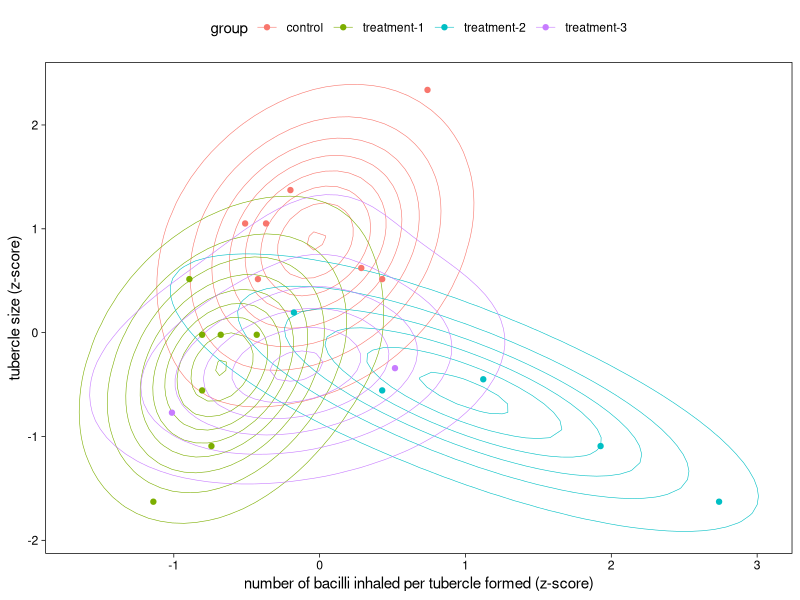
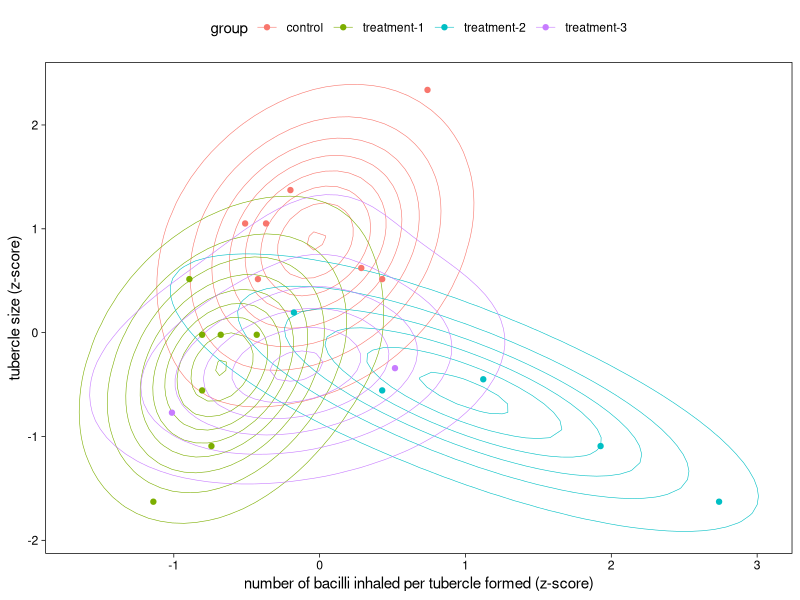

The R script that drew these images, in order:
# Reproduce figures/fig2-v2.eps

## Load the relevant libraries
library(dplyr)
library(ggplot2)
library(readr)

## Set the group labels
lbls <- c(
    "control", 
    "treatment-1", 
    "treatment-2",
    "treatment-3"
)

## Create the plot
pts <- 
    readr::read_csv("data/allison1962.csv") %>%
    dplyr::mutate(
        group = factor(group, labels = lbls),
        y1 = (y1 - mean(y1)) / sd(y1),
        y2 = (y2 - mean(y2)) / sd(y2)
    )

cntrs <-
    readr::read_csv("data/fig2-v2-f.csv") %>%
    dplyr::mutate(group = factor(j, labels = lbls))

p <- 
    cntrs %>%
    ggplot(aes(colour = group)) +
    geom_contour(aes(x = y1, y = y2, z = f), binwidth = 0.05, size = 0.2) +
    geom_point(data = pts, aes(y1, y2, colour = group)) +
    labs(
        x = "number of bacilli inhaled per tubercle formed (z-score)",
        y = "tubercle size (z-score)",
        colour = "group"
    ) +
    theme_linedraw() +
    theme(
        panel.grid.major = element_blank(), 
        panel.grid.minor = element_blank(),
        legend.position  = "top"
    )
p
ggsave("figures/fig2-v2.eps", p, width = 6, height = 5)
